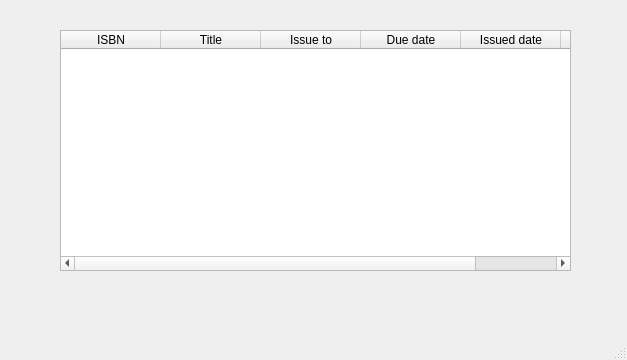
<?xml version="1.0" encoding="UTF-8"?>
<ui version="4.0">
 <class>IssuedBook</class>
 <widget class="QMainWindow" name="IssuedBook">
  <property name="geometry">
   <rect>
    <x>0</x>
    <y>0</y>
    <width>627</width>
    <height>360</height>
   </rect>
  </property>
  <property name="windowTitle">
   <string>MainWindow</string>
  </property>
  <widget class="QWidget" name="centralwidget">
   <widget class="QTableWidget" name="tableWidget">
    <property name="geometry">
     <rect>
      <x>60</x>
      <y>30</y>
      <width>511</width>
      <height>241</height>
     </rect>
    </property>
    <column>
     <property name="text">
      <string>ISBN</string>
     </property>
    </column>
    <column>
     <property name="text">
      <string>Title</string>
     </property>
    </column>
    <column>
     <property name="text">
      <string>Issue to</string>
     </property>
    </column>
    <column>
     <property name="text">
      <string>Due date</string>
     </property>
    </column>
    <column>
     <property name="text">
      <string>Issued date</string>
     </property>
    </column>
    <column>
     <property name="text">
      <string>Return date</string>
     </property>
    </column>
   </widget>
  </widget>
  <widget class="QMenuBar" name="menubar">
   <property name="geometry">
    <rect>
     <x>0</x>
     <y>0</y>
     <width>627</width>
     <height>18</height>
    </rect>
   </property>
  </widget>
  <widget class="QStatusBar" name="statusbar"/>
 </widget>
 <resources/>
 <connections/>
</ui>
